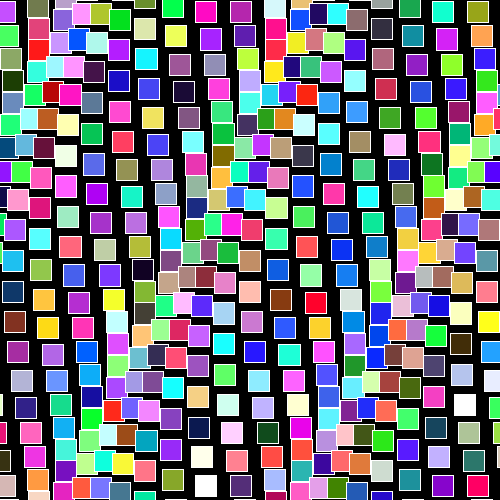
Frame 1 (no input)
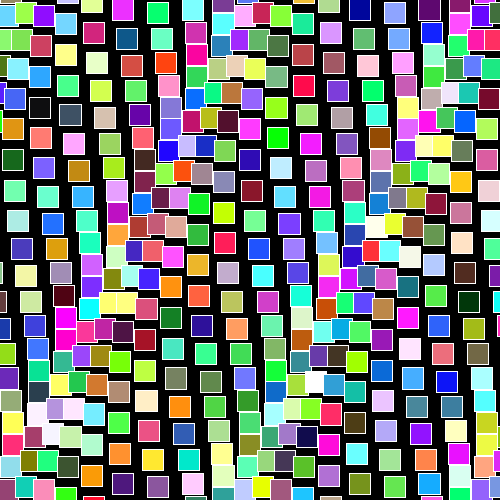
Frame 60 (the mouse pressed at the canvas centre just before this capture)
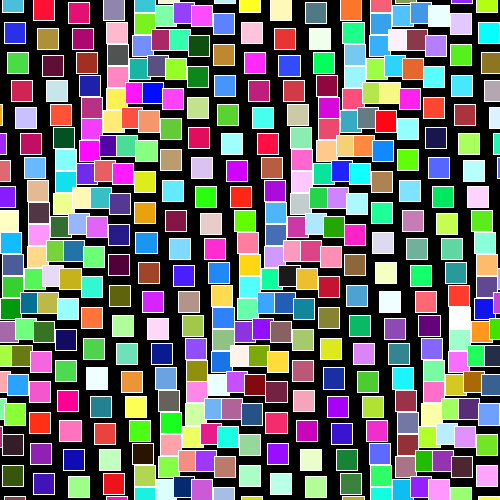
Frame 120 (the mouse held since frame 60 and released just before this capture)

The Processing sketch that drew these frames (run headless with seeded random() and noise(); from frame 60 on, the mouse is pressed at the canvas centre):

// Processing sketch: processing_151616
// ── processing_151616.pde

/*
 * Modify the sketch to create a new emergent pattern generator by changing the code in the function movingCircle. You might choose to do one or both of the following:
 * add colour to the elements
 * change the graphics primitives drawn
 * For whatever changes you decide on, make sure they vary over each primitive, which means you’ll have to make use of the circleNum parameter passed to movingCircle. 
 * You’ll notice that this is added to the current frame (frameCount) and used to calculate the end position of a line size/2 units from the origin of the grid point.Modify the sketch to create a new emergent pattern generator by changing the code in the function movingCircle. You might choose to do one or both of the following:
 */

int frame_rate_value;

void setup() {
 size(500, 500);
 frame_rate_value = 9;
 frameRate(frame_rate_value);
 rectMode(CENTER);
 background(255);
}

void draw() {
 background(0);
 int num = 20;
 int margin = 0;
 float gutter = 0; //distance between each cell
 float cellsize = ( width - (2 * margin) - gutter * (num - 1) ) / (num - 1);
 int circleNumber = 0; // counter
 for (int i=0; i<num; i++) {
  for (int j=0; j<num; j++) {
   circleNumber = (i * num) + j; // different way to calculate the circle number from w2_04
   float tx = margin + cellsize * i + gutter * i;
   float ty = margin + cellsize * j + gutter * j;
   movingCircle(tx, ty, cellsize, circleNumber);
  }
 }
} //end of draw 


void movingCircle(float x, float y, float size, int circleNum) {
 float finalAngle;
 finalAngle = frameCount + circleNum;
 //the rotating angle for each tempX and tempY postion is affected by frameRate and angle; 
 float tempX = x + (size / 2) * sin(PI / frame_rate_value * finalAngle);
 float tempY = y + (size / 2) * cos(PI / frame_rate_value * finalAngle);
 stroke(255);
 fill(random(0,6)*51,random(0,6)*51,random(0,6)*51);
 //float h = 0.5*sqrt(3)*size;
 //triangle(x, y, tempX+(size/2), tempY+h, tempX-(size/2), tempY+h);
 rect(tempX, tempY, size*.8, size*.8);
}

void keyReleased() {
 if (keyCode == RIGHT && frame_rate_value < 60) {
  frame_rate_value++;
 }
 if ( keyCode == LEFT && frame_rate_value > 1) {
  frame_rate_value--;
 }
 frameRate(frame_rate_value);
 println("Current frame Rate is: " + frame_rate_value);
}
